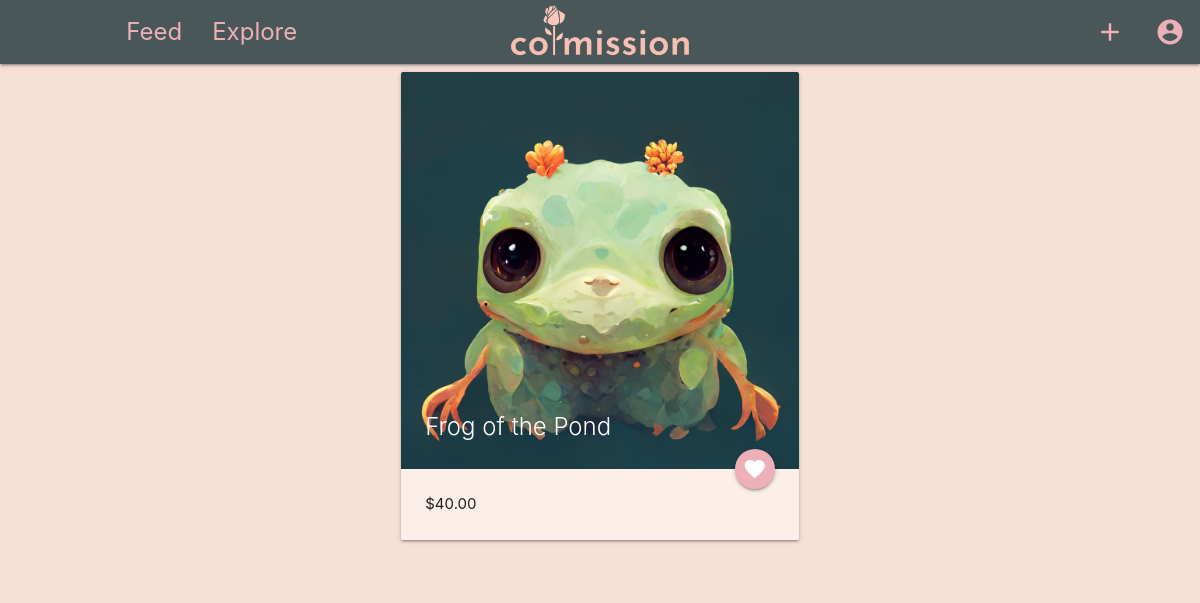
The page /listing/3 (signed in) on the database its author committed.
### app/models.py (models this page shows, shortened)
class Post(db.Model):
    id = Column(Integer, primary_key=True)
    image_path = Column(String, nullable=False)
    caption = Column(String)
    artist_id = Column(Integer, ForeignKey("user.id"), nullable=False)
    artist = relationship("User", back_populates="posts")
    posted_at = Column(DateTime, nullable=False)
    price = Column(Float)
    tags = relationship("Tag", back_populates="post")

### app/routes.py (the view)
@app.route("/listing/<int:post_id>")
def listing(post_id):
    post = Post.query.filter_by(id=post_id).first_or_404()
    artist = User.query.filter_by(id=post.artist_id).first()
    like = Likes.query.filter_by(user_id=current_user.id, post_id=post_id).first()
    if like:
        liked = True
    else:
        liked = False
    return render_template("listing.html", post=post, artist=artist, liked=liked)

### app/models.py (called while the page is built)
@login.user_loader
def load_user(id):
    return User.query.get(int(id))

### app/templates/listing.html (shortened to what this page needs)
{% extends "base.html" %}
{% block app_content %}
<div class="row">
  <div class="col s12 offset-s3">
    <span class="purchase-el">
      <div class="row">
        <div class="col s12 m6">
          <div class="card">
            <div class="card-image">
              <img src="{{post.image_path}}">
              <span class="card-title">{{post.caption}}</span>
              {% if current_user.is_authenticated %}
              {% if not liked %}
              <a href="/like/{{post.id}}" class="btn-floating halfway-fab waves-effect waves-light like"><i
                  class="material-icons">favorite_border</i></a>
              </a>
              {% else %}
              <a href="/unlike/{{post.id}}" class="btn-floating halfway-fab waves-effect waves-light like"><i
                  class="material-icons">favorite</i></a>
              {% endif %}
              {% endif %}
            </div>
            <div class="card-content">
              <p> {{ "$%.2f"|format(post.price) }}</p>
            </div>
          </div>
        </div>
      </div>
    </span>
  </div>
  <div class="col s6 offset-s3">
    <span class="purchase-el paypal-buttons"> {% if current_user.is_authenticated %}
  </div>
</div>
{% else %}
<p>You need to be <a href="/login/" target="blank"><strong>logged in</strong></a> to purchase.</p>
{% endif %}
{% endblock %}

### app/static/css/style.css (style rules this page uses)
body { background-color: #F7E1D7; }
.card { background-color: #fcefe9; }
.like { background-color: #EDAFB8; }

### rows shown on the page
Post: image_path (picture), caption "Frog of the Pond", price "$40.00"
